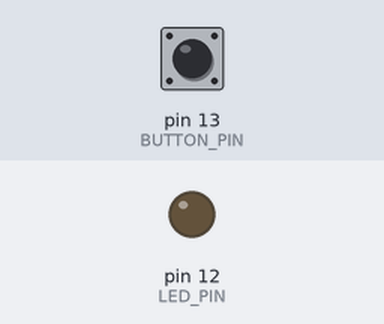
This sketch was run on a simulated Arduino Uno, built with avr-gcc and run on an emulated ATmega328P. Parts: output pins drawn as LEDs (lit = HIGH). Inputs (shaded band) come from the test bench; at power-on: pin 13 (BUTTON_PIN) LOW.

Above: at 1.2 s.
1.3 s: pin 13 (BUTTON_PIN) pulled HIGH for 0.15 s
At 2.0 s:
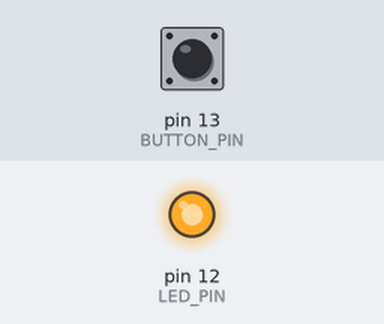
2.9 s: pin 13 (BUTTON_PIN) pulled HIGH for 1 s
At 3.2 s:
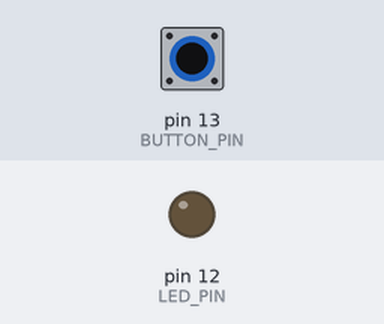
5.4 s: pin 13 (BUTTON_PIN) pulled HIGH for 3.2 s
At 6.3 s:
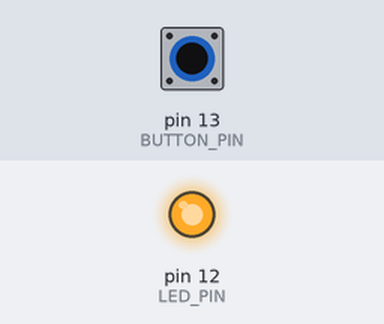
Timing chart, 0 to 8.4 s (numbered marks = the images above; inputs shaded):
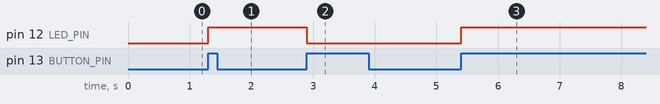

Measured:
- after the input at 1.3 s, pin 12 (LED_PIN): LOW → HIGH at once
- after the input at 2.9 s, pin 12 (LED_PIN): HIGH → LOW at once
- after the input at 5.4 s, pin 12 (LED_PIN): LOW → HIGH at once

The sketch:

Challenge02_ToggleLED.ino
```cpp
// Complete example solution for Lesson03, challenge 02.
const int BUTTON_PIN = 13, LED_PIN = 12;
int previousState = LOW, ledState = LOW;
void setup() {
  pinMode(BUTTON_PIN, INPUT);
  pinMode(LED_PIN, OUTPUT);
}
void loop() {
  int state = digitalRead(BUTTON_PIN);
  if (state == HIGH && previousState == LOW) {
    ledState = !ledState;
    digitalWrite(LED_PIN, ledState);
    delay(30);
  }
  previousState = state;
}
```
